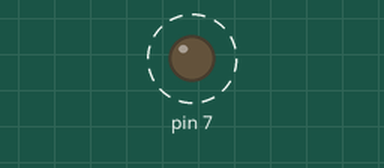
Simulated run of this program. Board: Raspberry Pi (header pin numbers). Parts: output pins drawn as LEDs (lit = HIGH). Dashed ring = blinking.

Above: at 0.5 s.
Timing chart, 0 to 4.6 s (numbered marks = the images above):
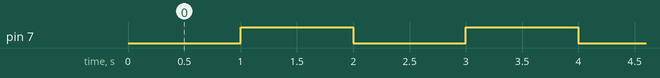

Measured:
- by itself, pin 7: alternates HIGH for 1.0 s and LOW for 1.0 s

The program:

blinkingLEDs.py
```python
import RPi.GPIO as GPIO
import time

try:
    GPIO.setmode(GPIO.BOARD)
    GPIO.setup(7, GPIO.OUT)
    GPIO.output(7, GPIO.HIGH)

    while True:
        GPIO.output(7, GPIO.LOW)
        time.sleep(1)
        GPIO.output(7, GPIO.HIGH)
        time.sleep(1)
except KeyboardInterrupt:
    GPIO.cleanup()
    print("Exit mo")
```
